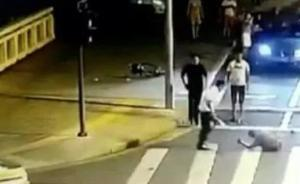
#> input picture DGD_index/thepaper/httpsimage.thepaper.cnimage1026771.jpg, 300 x 184 px; its folder holds only this picture in this run
$ python SIFT_Preprocess.py
#> lines starting #> are read from the running program, lines starting #| are printed output that depends on the picture
# import cv
import cv2
import numpy as np
import math
import time
import os
import json
import sys


def addEdge(imglist, corners):
    appdex_size = 80
    for i in range(len(imglist)):
        new_img = np.zeros((imglist[i].shape[0] + appdex_size, imglist[i].shape[1] + appdex_size), dtype="uint8")
        new_img[appdex_size // 2:-appdex_size // 2, appdex_size // 2:-appdex_size // 2] = imglist[i]
        imglist[i] = new_img
        corners[i] += appdex_size // 2


def getGrad(img):
    img = img.astype(np.int32)
    xdiff = img[1:-1, 2:] - img[1:-1, :-2]
    ydiff = img[2:, 1:-1] - img[:-2, 1:-1]
    grad = np.zeros([2, img.shape[0], img.shape[1]])
    grad[0, 1:-1, 1:-1] = np.sqrt(xdiff * xdiff + ydiff * ydiff)
    grad[1, 1:-1, 1:-1] = np.arctan2(ydiff, xdiff) - 0.0000000000001
    return grad


def GSmodel(zgm):
    size = int(round(3 * zgm) * 2 + 1)
    half = size / 2
    model = np.zeros((size, size))
    zgm = zgm * zgm
    for i in range(size):
        for j in range(size):
            model[i, j] = math.exp(-((half - i) * (half - i) + (half - j) * (half - j)) / 2 / zgm) / 2 / math.pi / zgm
    return model


def transDirects(grads, number):
    directs = []
    unit = np.pi * 2 / number
    for grad in grads:
        directs.append(((grad[1, ...] + np.pi) / unit).astype('int'))
    return directs


def transDirect(direct, number):
    unit = np.pi * 2 / number
    tmp = ((direct + np.pi) / unit).astype('int')
    return (tmp + 8) % 8


def getMainDirect(grads, corners):
    zgm = 1
    pillar_directs = transDirects(grads, 36)
    directs = []
    subscript = np.arange(36)
    gs = GSmodel(zgm)
    r = (gs.shape[0] - 1) // 2
    for i in range(len(grads)):
        directs.append([])
        for x0, y0 in corners[i]:

            wei_grad = grads[i][0, y0 - r:y0 + r + 1, x0 - r:x0 + r + 1] * gs
            direct = np.bincount(pillar_directs[i][y0 - r:y0 + r + 1, x0 - r:x0 + r + 1].ravel(), wei_grad.ravel(),
                                 minlength=36)
            grad_limit = direct.max() * 0.8
            for j in range(36):
                if direct[j] >= grad_limit:
                    directs[i].append((x0, y0, math.pi * (j - 18) / 18.0))
    return directs


def uniform(vector):
    length = math.sqrt((vector * vector).sum())
    return vector / length


def getVectors(grads, main_directs):
    vectors = []
    r = 10
    tmp1 = np.arange(-2 * r, 2 * r)
    tmp2 = np.zeros(4 * r).reshape(-1, 1)
    pos_in_corner = np.zeros((4 * r, 4 * r, 2))
    pos_in_corner[:, :, 0] = tmp1 + tmp2
    pos_in_corner[:, :, 1] = tmp1.reshape(-1, 1) + tmp2.reshape(1, -1)
    pos_in_img = np.zeros((4 * r, 4 * r, 2))
    tmp1 = (np.arange(4 * r) // r * 32).reshape(-1, 1)
    tmp2 = np.arange(4 * r) // r * 8
    appendex = tmp1 + tmp2
    for i in range(len(grads)):
        vector = np.zeros((len(main_directs[i]), 128))
        for j in range(len(main_directs[i])):
            pos_in_img[:, :, 0] = pos_in_corner[:, :, 0] * math.cos(main_directs[i][j][2]) - pos_in_corner[:, :,
                                                                                             1] * math.sin(
                main_directs[i][j][2]) + main_directs[i][j][0]
            pos_in_img[:, :, 1] = pos_in_corner[:, :, 0] * math.sin(main_directs[i][j][2]) + pos_in_corner[:, :,
                                                                                             1] * math.cos(
                main_directs[i][j][2]) + main_directs[i][j][1]
            tmp = np.round(pos_in_img).astype("int")
            grad = grads[i][:, tmp[:, :, 1], tmp[:, :, 0]]
            grad[1] = (grad[1] - main_directs[i][j][2] + np.pi) % (2 * np.pi) - np.pi
            transed = transDirect(grad[1], 8) + appendex
            vector[j] = uniform(np.bincount(transed.ravel(), grad[0].ravel(), minlength=128))
        vectors.append(vector.tolist())
    return vectors


def getPyramid(img):
    y_size, x_size = img.shape[:2]
    imglist = []
    imglist.append(cv2.resize(img, (x_size << 1, y_size << 1)))
    for i in range(3):
        imglist.append(cv2.resize(img, (x_size >> i, y_size >> i)))
    return imglist


def getChar(imglist):
    print(sys._getframe().f_code.co_name)
    corners = []
    grads = []
    print('Corner Points')
    for i in imglist:
        corners.append(
            cv2.goodFeaturesToTrack(i, maxCorners=corner_number, qualityLevel=0.01, minDistance=10, blockSize=3,
                                    k=0.04)[:, 0, :].astype("int"))
    print('Add Edge')
    addEdge(imglist, corners)
    print('Calc Grad')
    for i in imglist:
        grads.append(getGrad(i))
    print('Calc Dir')
    main_directs = getMainDirect(grads, corners)
    print('Calc Vec')
    vectors = getVectors(grads, main_directs)
    return vectors, main_directs


def readResourceImg(state=0):
    print(sys._getframe().f_code.co_name)
    imglist = []
    filelist = []
    for root, dirctnames, filenames in os.walk("thepaper"):
        for i in filenames:
            img = cv2.imread(os.path.join(root, i), state)
            try:
                if img == None:
                    continue
            except:
                pass
            imglist.append(img)
            filelist.append(os.path.join(root, i))
    return imglist, filelist


def getResourceChar():
    print(sys._getframe().f_code.co_name)
    imglist, filelist = readResourceImg()
#> in readResourceImg, `img = cv2.imread(os.path.join(root, i), state)`:
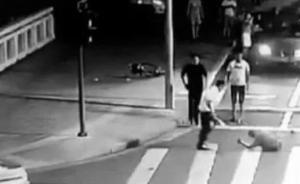
#> img: shape (184, 300); min 0, max 255, mean 103.5
    chars, corners = getChar(imglist)
    return chars, corners, filelist


def main():
    print(sys._getframe().f_code.co_name)
    resource_chars, resource_corners, filelist = getResourceChar()
#> in getResourceChar, `imglist, filelist = readResourceImg()`: imglist = 1 item
#> the loop in getChar, `for i in imglist:` made 1 pass
#> the loop in addEdge, `for i in range(len(imglist)):` made 1 pass
#> after the loop in addEdge, `for i in range(len(imglist)):`:
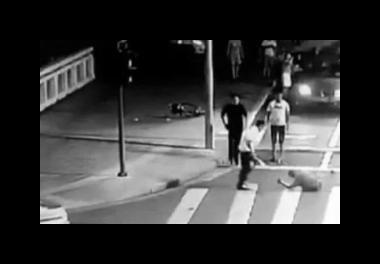
#> new_img: shape (264, 380); min 0, max 255, mean 57
#> the loop in getChar, `for i in imglist:` made 1 pass
#> pass 1, in getGrad, `ydiff = img[2:, 1:-1] - img[:-2, 1:-1]`:
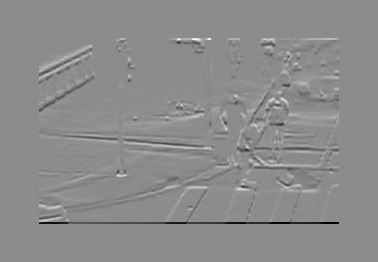
#> ydiff: shape (262, 378) int32; min -255, max 209, mean 0; drawn with min black and max white
#> the loop in transDirects, `for grad in grads:` made 1 pass
#> the loop in getMainDirect, `for i in range(len(grads)):` made 1 pass
#> the loop in getVectors, `for i in range(len(grads)):` made 1 pass
#> pass 1, in transDirect, `tmp = ((direct + np.pi) / unit).astype('int')`:
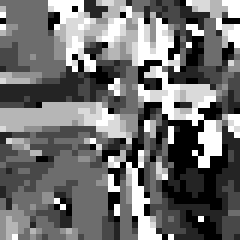
#> tmp: shape (40, 40) int64 (shown 6 times larger); min 0, max 7, mean 3.1; drawn with min black and max white
#> pass 1, in transDirect (call 2), `tmp = ((direct + np.pi) / unit).astype('int')`:
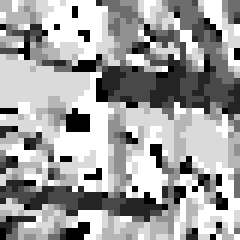
#> tmp: shape (40, 40) int64 (shown 6 times larger); min 0, max 7, mean 4.41; drawn with min black and max white
#> pass 1, in transDirect (call 3), `tmp = ((direct + np.pi) / unit).astype('int')`:
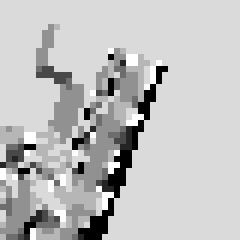
#> tmp: shape (40, 40) int64 (shown 6 times larger); min 0, max 7, mean 5.26; drawn with min black and max white
#> after the loop in getVectors, `for i in range(len(grads)):`:
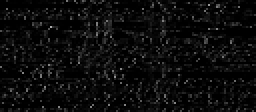
#> vector: shape (56, 128) float64 (shown 2 times larger); min 0, max 0.676, mean 0.0478
#> resource_chars = 1 item; resource_corners = 1 item; filelist = 1 item
    with open("sift_chars.json", "w") as f:
        json.dump(resource_chars, f)
    with open("sift_files.json", "w") as f:
        json.dump(filelist, f)


if __name__ == '__main__':
    # corner_number = int(input("please input max corner number:\n"))
    corner_number = 30
    main()

$ run again, on DGD_index/thepaper/httpsimage.thepaper.cnimage1214271.jpg
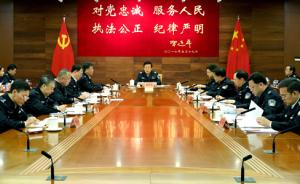
#> input picture DGD_index/thepaper/httpsimage.thepaper.cnimage1214271.jpg, 300 x 184 px
#> in getResourceChar, `imglist, filelist = readResourceImg()`: imglist = 1 item
#> the loop in getChar, `for i in imglist:` made 1 pass
#> the loop in addEdge, `for i in range(len(imglist)):` made 1 pass
#> after the loop in addEdge, `for i in range(len(imglist)):`:
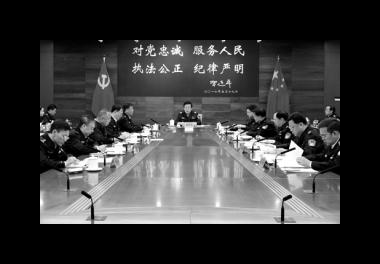
#> new_img: shape (264, 380); min 0, max 255, mean 58.5
#> the loop in transDirects, `for grad in grads:` made 1 pass
#> the loop in getMainDirect, `for i in range(len(grads)):` made 1 pass
#> the loop in getVectors, `for i in range(len(grads)):` made 1 pass
#> after the loop in getVectors, `for i in range(len(grads)):`:
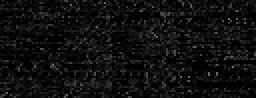
#> vector: shape (49, 128) float64 (shown 2 times larger); min 0, max 0.47, mean 0.0612

$ run again, on DGD_index/thepaper/httpsimage.thepaper.cnimage12629451.jpg
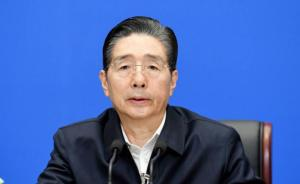
#> input picture DGD_index/thepaper/httpsimage.thepaper.cnimage12629451.jpg, 300 x 184 px
#> in getResourceChar, `imglist, filelist = readResourceImg()`: imglist = 1 item
#> the loop in getChar, `for i in imglist:` made 1 pass
#> the loop in addEdge, `for i in range(len(imglist)):` made 1 pass
#> after the loop in addEdge, `for i in range(len(imglist)):`:
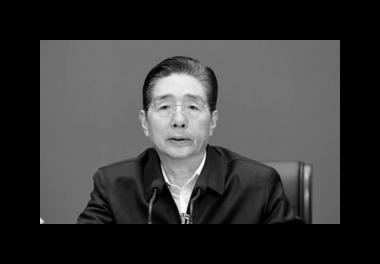
#> new_img: shape (264, 380); min 0, max 255, mean 55.7
#> the loop in transDirects, `for grad in grads:` made 1 pass
#> the loop in getMainDirect, `for i in range(len(grads)):` made 1 pass
#> the loop in getVectors, `for i in range(len(grads)):` made 1 pass
#> after the loop in getVectors, `for i in range(len(grads)):`:
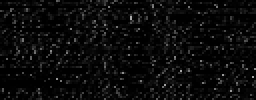
#> vector: shape (50, 128) float64 (shown 2 times larger); min 0, max 0.668, mean 0.0454

$ run again, on DGD_index/thepaper/httpsimage.thepaper.cnimage12755955.jpg
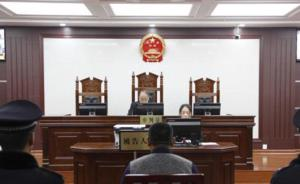
#> input picture DGD_index/thepaper/httpsimage.thepaper.cnimage12755955.jpg, 300 x 184 px
#> in getResourceChar, `imglist, filelist = readResourceImg()`: imglist = 1 item
#> the loop in getChar, `for i in imglist:` made 1 pass
#> the loop in addEdge, `for i in range(len(imglist)):` made 1 pass
#> the loop in transDirects, `for grad in grads:` made 1 pass
#> the loop in getMainDirect, `for i in range(len(grads)):` made 1 pass
#> the loop in getVectors, `for i in range(len(grads)):` made 1 pass
#> after the loop in getVectors, `for i in range(len(grads)):`:
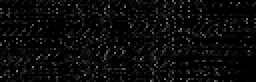
#> vector: shape (41, 128) float64 (shown 2 times larger); min 0, max 0.537, mean 0.045
